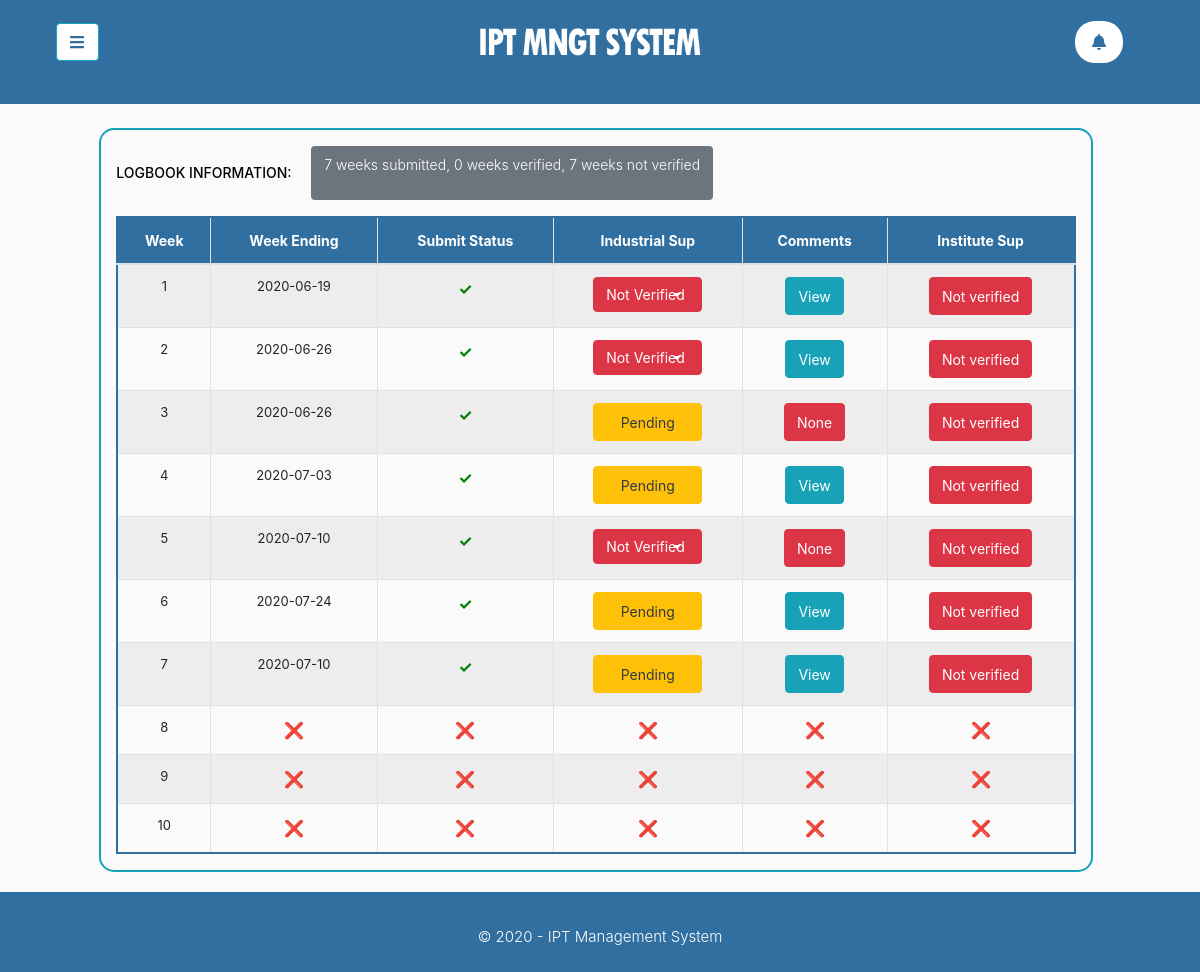
The app's page /student/pages/logbook.php (signed in) with its own data.
### tables this page shows
CREATE TABLE `logbook_entries` (
  `entryNumber` int(11) NOT NULL,
  `userID` int(11) DEFAULT NULL,
  `weekNumber` int(11) DEFAULT NULL,
  `weekStart` varchar(11) DEFAULT NULL,
  `weekEnds` varchar(11) DEFAULT NULL,
  `monEntry` varchar(500) DEFAULT NULL,
  `tueEntry` varchar(500) DEFAULT NULL,
  `wedEntry` varchar(500) DEFAULT NULL,
  `thurEntry` varchar(500) DEFAULT NULL,
  `friEntry` varchar(500) DEFAULT NULL,
  `satEntry` varchar(500) DEFAULT NULL,
  `monhr` varchar(255) NOT NULL,
  `tuehr` varchar(255) NOT NULL,
  `wedhr` varchar(255) NOT NULL,
  `thurhr` varchar(255) NOT NULL,
  `frihr` varchar(255) NOT NULL,
  `sathr` varchar(255) NOT NULL,
  `week_Entry` text DEFAULT NULL,
  `week_picture` varchar(255) DEFAULT NULL,
  `indSup_comments` varchar(500) DEFAULT NULL,
  `indSup_verifystatus` int(11) DEFAULT NULL,
  `instSup_verifystatus` int(11) DEFAULT NULL,
  `year_of_study` int(11) DEFAULT NULL,
  `entry_status` int(11) DEFAULT NULL,
  `last_submission` varchar(255) DEFAULT NULL
);

### student/pages/logbook_entry.php (the view, shortened to what this page needs)
<?php
    echo "
                    <div class='col-lg-12 col-12 ml-auto mr-auto mt-4' >
                        <div class='row''>
                            <div class='col-lg-10 col-12 table-responsive ml-auto mr-auto' style='border: 2px solid #17A2B8; border-radius: 15px;'>
                               <p style='color:black; font-weight:500;' class='mt-3'> <span id='btn_txt'>LOGBOOK INFORMATION: </span>
                               <button class='ml-3 btn' style='background-color: #6C757D'>
                               <p style='color:white; font-size:14px;'>".$logbook_number_rows." weeks submitted, ".$status_Verified." weeks verified, ".$status_notVerified." weeks not verified</p>
                               </button>
                               </p>
                                <table class='table table-hover text-nowrap table-bordered table-striped text-center' style='border: 2px solid #306FA0; font-size: 13px; border-radius: 20px;'>
                  <thead style='background-color: #306FA0; color:white;'>
                    <tr>
                      <th><span id='hd_txt'>Week</span></th>
                      <th><span id='hd_txt'>Week Ending</span></th>
                      <th><span id='hd_txt'>Submit Status</span></th>
                      <th><span id='hd_txt'>Industrial Sup</span></th>
                      <th><span id='hd_txt'>Comments</span></th>
                      <th><span id='hd_txt'>Institute Sup</span></th>
                    </tr>
                  </thead>
                   <tbody>";
                       $loop = 1;
                        $total_weeks = $_SESSION ['ipt_weeks'];
                       while ($loop <= $total_weeks){
                           $get_specific_week = "SELECT * FROM logbook_entries WHERE userID = '$current_userID' AND weekNumber = '$loop'";
                           $run_query = $conn -> query ($get_specific_week);
                           $run_res = $run_query -> fetch_assoc();
                           $res_num = mysqli_num_rows($run_query);
                           if ($res_num == 0){
                               echo "<tr><td><a href='?week=".$loop."'>".$loop."</a></td>
                               <td> <span style='font-weight:bold; font-size:16px; color:red;'>  &#x274C; </span></td>
                               <td> <span style='font-weight:bold; font-size:16px; color:red;'>  &#x274C; </span></td>
                               <td> <span style='font-weight:bold; font-size:16px; color:red;'>  &#x274C; </span></td>
                               <td> <span style='font-weight:bold; font-size:16px; color:red;'>  &#x274C; </span></td>
                               <td> <span style='font-weight:bold; font-size:16px; color:red;'>  &#x274C; </span></td></tr>
                               ";
                           }else{
                           echo "
                           <tr>
                              <td><a href='?week=".$run_res['weekNumber']."'>".$run_res['weekNumber']."</a></td>
                              <td>".$run_res['weekEnds']."</td>";
                           if ($run_res['entry_status'] == '1'){
                               echo "<td> <span style='font-weight:bold; font-size:16px; color:green;'> &#10003; </span></td>";
                           }
                           if (($run_res['indSup_verifystatus'] == '0') || ($run_res['indSup_verifystatus'] == '')) {
                               $notif_status = "SELECT * FROM notification_info WHERE StudentID = '$current_userID' AND logbook_weekNumber = '$loop'";
                               $run_notif_query = $conn -> query ($notif_status);
                               $notif_res = $run_notif_query -> fetch_assoc();
                               if ($notif_res['status'] == '0') {
                                   echo "
                                <td>
                                <button class='btn btn-warning col-8' type='button' id='dropdownMenuButton' data-toggle='dropdown' aria-haspopup='true' aria-expanded='false'>
                                    <span id='btn_txt' class='text-center text-dark'> Pending </span>
                                </button>
                               </td>";
                               }else {
                               echo "<td>
                               <div class='dropdown'>
                                    <button class='btn btn-danger dropdown-toggle col-8' type='button' id='dropdownMenuButton' data-toggle='dropdown' aria-haspopup='true' aria-expanded='false'>
                                    <span id='btn_txt' class='float-left'>Not Verified</span>
                                    </button>
                                    <div class='dropdown-menu' aria-labelledby='dropdownMenuButton'>
                                    <a class='dropdown-item' href='?request=".$loop."'><span id='btn_txt' onclick='select_taskDone(\"Request\", ".$loop.", r)'>Request verification</span></a>
                                    </div>
                                    </div>
                               </td>";
                               }
                           }
                           if ($run_res['indSup_comments'] == ''){
                               echo"<td><button class='btn btn-danger' readonly><span id='btn_txt'>None</span></button></td>";
                           }
                           if ($run_res['indSup_comments'] != ''){
                               echo"<td><button class='btn btn-info' onclick=\"window.location.href='?week=".$run_res['weekNumber']."#IndSup_comment';\"><span id='btn_txt'>View</span></button></td>";
                           }
                           if (($run_res['instSup_verifystatus'] == '0') || ($run_res['instSup_verifystatus'] == '')) {
                               echo"<td><button class='btn btn-danger'><span id='btn_txt'>Not verified</span></button></td>";
                           }
                       }
                           $loop = $loop + 1;
                       }
                    ?>

### student/styles/sidebar.css (style rules this page uses)
body { background: #fafafa; }
p { font-size: 1.1em; font-weight: 300; line-height: 1.7em; color: #999; }
a, a:hover, a:focus { color: inherit; text-decoration: none; transition: all 0.3s; }
.dropdown-toggle::after { display: block; position: absolute; top: 50%; right: 20px; transform: translateY(-50%); }

### student/pages/logbook_entry.php (style rules this page uses)
.table { border: 0.5px solid #000000; }
#btn_txt { font-size: 14px; }
#hd_txt { font-size: 14px; }

### records on screen
logbook_entries: weekNumber "1", weekEnds "2020-06-19", instSup_verifystatus "Not verified"
logbook_entries: weekNumber "2", weekEnds "2020-06-26", instSup_verifystatus "Not verified"
logbook_entries: weekNumber "3", weekEnds "2020-06-26", indSup_verifystatus "Pending", indSup_comments "None", instSup_verifystatus "Not verified"
logbook_entries: weekNumber "4", weekEnds "2020-07-03", indSup_verifystatus "Pending", instSup_verifystatus "Not verified"
logbook_entries: weekNumber "5", weekEnds "2020-07-10", indSup_comments "None", instSup_verifystatus "Not verified"
logbook_entries: weekNumber "6", weekEnds "2020-07-24", indSup_verifystatus "Pending", instSup_verifystatus "Not verified"
logbook_entries: weekNumber "7", weekEnds "2020-07-10", indSup_verifystatus "Pending", instSup_verifystatus "Not verified"

### other values on screen
$logbook_number_rows "7"
$status_Verified "0"
$status_notVerified "7"
